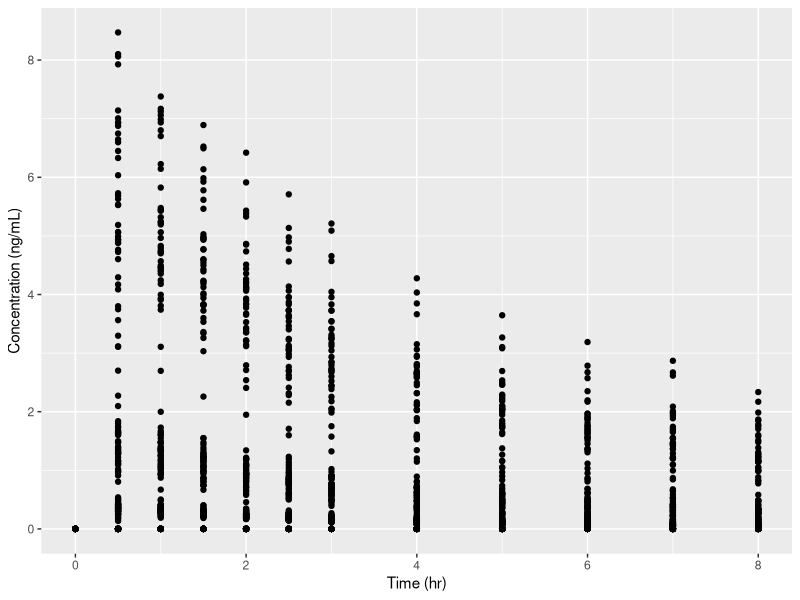

Source code (R): (Note: this script raises an error after producing the figure.)
pain<-read.csv("Painrelief.csv", sep=",")
painHL<-read.csv("Painrelief_modHL.csv", sep=",")
remed<-read.csv("TimetoRemed.csv", sep=",")
summary(pain)
##### Exploratory plots----
 ##### Conc vs time curve, all together---
library(ggplot2)
plot <- ggplot(data = pain, aes(x = TIME, y = CONC, group=ARM))+geom_point()+
  xlab("Time (hr)")+
  ylab("Concentration (ng/mL)")
plot
##### Pain Relief by Dose---
plot1<-ggplot(data=pain, aes(x=factor(PAINRELIEF),fill=DOSE)) + 
  geom_bar(stat="bin")+
  facet_grid(. ~ DOSE)+
  xlab("Pain Relief")+
  ylab("Count")
plot1+theme(panel.background = element_rect(fill='grey', colour='red'))+
  theme(axis.title.y = element_text(colour = 'black', size = 20))+
  theme(axis.text.y = element_text(size = 18))+
  theme(axis.title.x = element_text(colour = 'black', size = 20))+
  theme(axis.text.x = element_text(size = 18))+
  theme(plot.title = element_text(lineheight=.8, face="bold"))+
  theme(legend.position="top")+
  theme(legend.title=element_blank())+
  theme(legend.text = element_text(colour="blue", size = 18, face = "bold"))

plot2<-ggplot(data=pain, aes(x=factor(PAINRELIEF),fill=TIME)) + 
  geom_bar(stat="bin")+
  facet_grid(. ~ TIME)+
  xlab("Pain Relief")+
  ylab("Count")
plot2+theme(panel.background = element_rect(fill='grey', colour='red'))+
  theme(axis.title.y = element_text(colour = 'black', size = 20))+
  theme(axis.text.y = element_text(size = 18))+
  theme(axis.title.x = element_text(colour = 'black', size = 20))+
  theme(axis.text.x = element_text(size = 18))+
  theme(plot.title = element_text(lineheight=.8, face="bold"))+
  theme(legend.position="top")+
  theme(legend.title=element_blank())+
  theme(legend.text = element_text(colour="blue", size = 18, face = "bold"))
par(mfrow=c(1,2))
plot1
plot2
#######
plot3<-ggplot(pain, aes(x = DOSE, y = PAINRELIEF)) +
  stat_sum(aes(size = ..n.., group = 1)) +
  scale_size_area(max_size=10)
plot3
## Create 2x2 contingency table by pain relief and Dose for all 160 sub-
table(pain$PAINRELIEF, pain$DOSE)
table(painHL$PAINRELIEF, painHL$CONC)


#### generalized linear mixed models for longitudinal binary responses----
library(geepack)
library(ggplot2)
library(reshape2)

###### cross tabulations-----
###just look at binary resp (nstat) by month--
ftable(addmargins(xtabs(~PAINRELIEF+TIME,data=pain)))
### now add treatment (drug or placebo) into the mix---
ftable((xtabs(~DOSE+PAINRELIEF+TIME,data=pain)))

### To identify potential predictor variables---
####### Re arrange data for stacked bar chart---------------
count1<-ftable(xtabs(~PAINRELIEF+TIME,data=pain))
count1
count2<-ftable(xtabs(~PAINRELIEF+DOSE,data=pain))
count2
### melt fnc converts data from a wide format to a 
mydf = melt(count1)
names(mydf) = c("PainRelief", "Time", "Count")
head(mydf)
mydf2 = melt(count2)
names(mydf2) = c("PainRelief", "Dose", "Count")
mydf2
###plot it--
####### Stacked bar chart---------------
library(reshape2)
plot4<-ggplot(mydf, aes(x= Time, y= Count, fill=PainRelief)) +
  geom_bar(stat="identity")
plot4
#### plot attributes - axis labels, axis titles, background, #####legend options
plot4+ theme(panel.background = element_rect(fill='gray', colour='red'))+
  theme(axis.title.y = element_text(colour = 'black', size = 20))+
  theme(axis.text.y = element_text(size = 18))+
  theme(axis.title.x = element_text(colour = 'black', size = 20))+
  theme(axis.text.x = element_text(size = 18))+
  theme(plot.title = element_text(lineheight=.8, face="bold"))+
  theme(legend.position="right")+
  theme(legend.title=element_blank())+
  theme(legend.text = element_text(colour="blue", size = 18, face = "bold"))+
  theme(strip.text.x = element_text(size = 12, face = "bold",colour = "black"))

plot5<-ggplot(mydf2, aes(x= Dose, y= Count, fill=PainRelief)) +
  geom_bar(stat="identity")
#### plot attributes - axis labels, axis titles, background, #####legend options
plot5+ theme(panel.background = element_rect(fill='gray', colour='red'))+
  theme(axis.title.y = element_text(colour = 'black', size = 20))+
  theme(axis.text.y = element_text(size = 18))+
  theme(axis.title.x = element_text(colour = 'black', size = 20))+
  theme(axis.text.x = element_text(size = 18))+
  theme(plot.title = element_text(lineheight=.8, face="bold"))+
  theme(legend.position="right")+
  theme(legend.title=element_blank())+
  theme(legend.text = element_text(colour="blue", size = 18, face = "bold"))+
  theme(strip.text.x = element_text(size = 12, face = "bold",colour = "black"))

######### Fit a marginal model-----------------------
library(gee)
pain_gee1 <- gee(PAINRELIEF ~ as.factor(DOSE)+CONC+TIME, data = pain, family = "binomial", id = ID, corstr = "independence", scale.fix = TRUE, scale.value = 1)
summary(pain_gee1)
###### Hypothesis testing--------
teststat.gee1<-round(summary(pain_gee1)$coefficients,4)
#### calculate p-value ------
pval1<-round(pnorm(abs(teststat.gee1[,5]),lower.tail=FALSE)*2,4)
## final table-------
cbind(teststat.gee1,pval1)
 ### independenet matrix not correct, try exchangeable--
###### Exchangeable correlation ----------
pain_gee2<- gee(PAINRELIEF ~ as.factor(DOSE)+CONC+TIME, data = pain, family = "binomial", id = ID, corstr = "exchangeable", scale.fix = TRUE, scale.value = 1)
summary(pain_gee2)
round(summary(pain_gee2)$coefficients,4)
round(summary(pain_gee2)$working.correlation,3)

#### Auto-regressive correl matix---
pain_gee3<-gee(PAINRELIEF~DOSE+CONC+TIME,data=pain, family="binomial", id=ID, corstr="AR-M", scale.fix=TRUE, scale.value=1)
summary(pain_gee3)

#### Unstructured matrix---
pain_gee4<-gee(PAINRELIEF~as.factor(DOSE)+CONC+TIME, data=pain, family="binomial", id=ID, corstr="unstructured", scale.fix=TRUE, scale.value=1)
summary(pain_gee4)   ####Looks the best----

#### Baseline model; intercept-only model---
pain_geeBL<-gee(PAINRELIEF~1, data=pain, family="binomial", id=ID, corstr="unstructured", scale.fix=TRUE, scale.value=1)
summary(pain_geeBL)
baselineprob=exp(-0.5402513)/(1+exp(-0.5402513))
baselineprob
###### Hypothesis testing--------
teststat.gee4<-round(summary(pain_gee4)$coefficients,4)
#### calculate p-value ------
pval4<-round(pnorm(abs(teststat.gee4[,5]),lower.tail=FALSE)*2,4)
## final table-------
cbind(teststat.gee4,pval4)
  
### interpretation of population averages through odds ratios---
####### Oddsratio and confidence inetrval--------------- 
se.dose5 <- summary(pain_gee1)$coefficients["as.factor(DOSE)5","Robust S.E."]
ci.dose5<-exp(coef(pain_gee1)["as.factor(DOSE)5"] + c(-1,1) * se * qnorm(0.975))
cbind(OR=exp(coef(pain_gee1)["as.factor(DOSE)5"]),ci.dose5)

se.dose20<- summary(pain_gee1)$coefficients["as.factor(DOSE)20","Robust S.E."]
ci.dose20<-exp(coef(pain_gee1)["as.factor(DOSE)20"] + c(-1,1) * se * qnorm(0.975))
cbind(OR=exp(coef(pain_gee1)["as.factor(DOSE)20"]),ci.dose20)

se.dose80<- summary(pain_gee1)$coefficients["as.factor(DOSE)80","Robust S.E."]
ci.dose80<-exp(coef(pain_gee1)["as.factor(DOSE)80"] + c(-1,1) * se * qnorm(0.975))
cbind(OR=exp(coef(pain_gee1)["as.factor(DOSE)80"]),ci.dose80)

##### odds ratio and CI for baseline as predictor---
se.BL <- summary(pain_geeBL)$coefficients["(Intercept)","Robust S.E."]
ci.BL<-exp(coef(pain_geeBL)["(Intercept)"] + c(-1,1) * se * qnorm(0.975))
cbind(OR=exp(coef(pain_geeBL)["(Intercept)"]),ci.BL)


#### Generalized linear mixed effects model (GLMM)---
library(lme4)
DOSE0520<-pain$DOSE[pain$DOSE<80]
DOSE0520

#### Baseline model (intercept-only)---
pain.glmmBL<-glmer(PAINRELIEF ~ 1+(1|ID),data = pain, family = binomial, REML=F)
pain.glmmBL
summary(pain.glmmBL)
#### FULL model---
pain.glmm<-glmer(PAINRELIEF ~ as.factor(DOSE)+TIME+CONC+(1|ID),data = pain, family = binomial, REML=F)
summary(pain.glmm)
########Test the significance of adding ALL covariates = Full model vs base------------ 
pain.glmmBL$logLik
pain.glmm$logLik
##loglikelihood ratio test (2*(LLfull-LLbase/red)) ---
lrt.BLFull = 2*((-1020.7) - (-1089.131))
lrt.BLFull
### Determine chi squared critical value for df1--
qchisq(0.95,5)

### Added random effect to CONC and ID--
pain.glmm1<-glmer(PAINRELIEF ~ as.factor(DOSE)+TIME+CONC+(1|ID)+(1|CONC),data = pain, family = binomial, REML=F)
summary(pain.glmm1)
lrt1=2*((-972.4) - (-1020.7))
lrt1
### output full fixed effect data--
exp(fixef(pain.glmm1))

### Added random effect to CONC and ID, REMOVED 'TIME'--
pain.glmm2<-glmer(PAINRELIEF ~ as.factor(DOSE)+CONC+(1|ID)+(1|CONC),data = pain, family = binomial, REML=F)
summary(pain.glmm2)
exp(fixef(pain.glmm2))
lrt2=2*((-972.4) - (-973.2))
lrt2
### Removed CONC and RE on CONC--
pain.glmm3<-glmer(PAINRELIEF ~ as.factor(DOSE)+(1|ID),data = pain, family = binomial, REML=F)
summary(pain.glmm3)

#####Compare gee, glmm and glm fits------
out.compare <- round(cbind(exp(coef(resp_gee3)), exp(fixef(resp.glmm1))),3)
rownames(out.compare) <- names(coef(resp_gee3))
colnames(out.compare) <- c('GEE','GLMM')
out.compare


################################################################
################################################################
############  Continuation of Day 3's PM case study ###########
remed<-read.csv("TimetoRemed.csv", sep=",")
head(remed)
##### K-M curve (Probability of remedication by Dose)---
library(survival)
km.fit1<-survfit( Surv(REMEDTime, REMEDStatus)~ARM, data=remed) 
summary(km.fit1)
plot(km.fit1,lty=c(1,3),cex=1.8,cex.lab=1.5,cex.axis=1.5, 
     main="Probability of Remedication by Dose", xlab="Time (hr)",
     ylab="Probability of Remedication", lwd=3.0, 
     col=c("red","blue", "green", "black"))
legend("bottomleft",c("80mg","20 mg", "5mg", "Placebo"),lty=c(1,3),
       col=c("green","red", "blue", "black"), 
       cex=1.0,lwd=1.0, bty="n")
abline(h=0.5)


#### Cumulative Hazard fnc; remed by dose---
plot(km.fit1,fun="cumhaz",lty=c(1,3),cex=1.8,cex.lab=1.5,
     cex.axis=1.5, xlab="Time (hr)",ylab="Cumulative Hazard", 
     lwd=3.0, col=c("red","blue", "green", "black"))
legend("topleft",c("80mg","20 mg", "5mg", "Placebo"),lty=c(1,3),
       col=c("green","red", "blue", "black"), 
       cex=1.0,lwd=2.0, bty="n")


### bind AUC exposure data to remed data ##
nca<-read.csv("FinalPKNCA1.csv", header=TRUE)
remed2<-cbind(remed,nca$PPORRES_auclast)
remed3<-cbind(remed2, nca$DOSE)

remed4<-within(remed3,{DOSE<-factor(ARM,
    labels=c(0,5,20,80),levels=c("Placebo", "A5_0_at2h", 
      "A20_0_at2h", "A80_0_at2h"))})

### COX MODEL - intercept only--
cph.int<- coxph(Surv(REMEDTime, REMEDStatus) ~ 1,
                data = remed3,ties="breslow") 
summary(cph.int)

#### FULL Model ###
cph.full<- coxph(Surv(REMEDTime, REMEDStatus) ~ DOSE + 
    nca$PPORRES_auclast, data = remed4, ties="breslow") 
summary(cph.full)

#### reduced Model w/o AUC
cph.red<- coxph(Surv(REMEDTime, REMEDStatus) ~ DOSE, 
      data = remed4, ties="breslow") 
summary(cph.red)

plot(cph.red,lty=c(1,3),cex=1.8,cex.lab=1.5,cex.axis=1.5, 
     main="Probability of Remedication by Dose", xlab="Time (hr)",
     ylab="Probability of Remedication", lwd=3.0, 
     col=c("red","blue", "green", "black"))
legend("bottomleft",c("80mg","20 mg", "5mg", "Placebo"),lty=c(1,3),
       col=c("green","red", "blue", "black"), 
       cex=1.0,lwd=1.0, bty="n")
abline(h=0.5)


##########Test the significance of placebo------------ 
cph4.noplaceb <- coxph(Surv(REMEDTime, REMEDStatus) ~ AUC, data = remed4, ties="breslow") 
summary(cph4.noplaceb)
cph4.noplaceb$loglik
cph2$loglik
cph3$loglik
## Partial loglikelihood ratio test 
library(lmtest)
lrtest(cph.full, cph.red)
